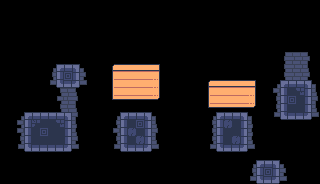

This is a level from a 2D game, rendered from its Tiled map with the project's own tilesets. A one-line summary and the map file follow, with tile-layer data summarised:
An orthogonal 40x23 tile map with 8x8 px tiles, 2 tile layers (Background, Base), 5 tilesets and 32 objects.

<map version="1.10" tiledversion="1.10.2" orientation="orthogonal" renderorder="right-down" width="40" height="23" tilewidth="8" tileheight="8" infinite="0" nextlayerid="4" nextobjectid="367">
 <tileset firstgid="1" source="../tileset.tsx" />
 <tileset firstgid="1025" source="../LevelEditor/big.tsx" />
 <tileset firstgid="1281" source="../LevelEditor/small.tsx" />
 <tileset firstgid="2305" source="../LevelEditor/wide.tsx" />
 <tileset firstgid="2817" source="../LevelEditor/ultrawide.tsx" />
 <layer id="3" name="Background" width="40" height="23">
  <data>[920 cells, 134 non-empty, 20 distinct tile ids]</data>
 </layer>
 <layer id="1" name="Base" width="40" height="23">
  <data>[920 cells, 108 non-empty, 13 distinct tile ids]</data>
 </layer>
 <objectgroup id="2" name="Objects">
  <object id="254" gid="1025" x="129.25" y="111.75" width="16" height="16">
   <properties>
    <property name="object" value="player" />
   </properties>
  </object>
  <object id="255" gid="1345" x="256" y="32.3333" width="8" height="8">
   <properties>
    <property name="object" value="signal_door" />
    <property name="signal" type="int" value="2" />
    <property name="state" value="standard" />
   </properties>
  </object>
  <object id="256" gid="1345" x="264" y="32.3333" width="8" height="8">
   <properties>
    <property name="object" value="signal_door" />
    <property name="signal" type="int" value="2" />
    <property name="state" value="standard" />
   </properties>
  </object>
  <object id="260" gid="1346" x="256" y="48.3333" width="8" height="8">
   <properties>
    <property name="object" value="signal_door" />
    <property name="signal" type="int" value="2" />
    <property name="state" value="reverse" />
   </properties>
  </object>
  <object id="261" gid="1346" x="264" y="48.3333" width="8" height="8">
   <properties>
    <property name="object" value="signal_door" />
    <property name="signal" type="int" value="2" />
    <property name="state" value="reverse" />
   </properties>
  </object>
  <object id="262" gid="1377" x="260.333" y="24" width="8" height="8">
   <properties>
    <property name="object" value="block" />
   </properties>
  </object>
  <object id="263" gid="2369" x="257" y="104" width="16" height="8">
   <properties>
    <property name="object" value="falling_platform" />
   </properties>
  </object>
  <object id="276" gid="1027" x="288" y="80" width="16" height="16">
   <properties>
    <property name="object" value="door" />
   </properties>
  </object>
  <object id="277" gid="1409" x="36.4769" y="24" width="8" height="8">
   <properties>
    <property name="object" value="key" />
   </properties>
  </object>
  <object id="296" x="115" y="89">
   <properties>
    <property name="height" type="int" value="1" />
    <property name="object" value="math_multi_row" />
    <property name="signals" value="2" />
    <property name="table" value="_+a=6" />
    <property name="width" type="int" value="10" />
   </properties>
   <point />
  </object>
  <object id="297" gid="1539" x="147.292" y="112.708" width="8" height="8">
   <properties>
    <property name="object" value="number" />
    <property name="value" type="int" value="2" />
   </properties>
  </object>
  <object id="307" gid="2337" x="32" y="112" width="16" height="8">
   <properties>
    <property name="object" value="button" />
    <property name="signal" type="int" value="2" />
   </properties>
  </object>
  <object id="308" x="114" y="81">
   <properties>
    <property name="height" type="int" value="1" />
    <property name="object" value="math_setter" />
    <property name="table" value="_" />
    <property name="variable" type="int" value="0" />
    <property name="width" type="int" value="10" />
   </properties>
   <point />
  </object>
  <object id="309" gid="1541" x="117.458" y="112.229" width="8" height="8">
   <properties>
    <property name="object" value="number" />
    <property name="value" type="int" value="4" />
   </properties>
  </object>
  <object id="313" x="114" y="73">
   <properties>
    <property name="height" type="int" value="1" />
    <property name="object" value="math_multi_row" />
    <property name="signals" value="1" />
    <property name="table" value="a+6=8" />
    <property name="width" type="int" value="10" />
   </properties>
   <point />
  </object>
  <object id="337" gid="1314" x="64" y="112" width="8" height="8">
   <properties>
    <property name="object" value="signal_door" />
    <property name="signal" type="int" value="1" />
    <property name="state" value="reverse" />
   </properties>
  </object>
  <object id="339" gid="1314" x="64" y="104" width="8" height="8">
   <properties>
    <property name="object" value="signal_door" />
    <property name="signal" type="int" value="1" />
    <property name="state" value="reverse" />
   </properties>
  </object>
  <object id="340" gid="1314" x="64" y="96" width="8" height="8">
   <properties>
    <property name="object" value="signal_door" />
    <property name="signal" type="int" value="1" />
    <property name="state" value="reverse" />
   </properties>
  </object>
  <object id="344" gid="1313" x="32" y="32" width="8" height="8">
   <properties>
    <property name="object" value="signal_door" />
    <property name="signal" type="int" value="1" />
    <property name="state" value="standard" />
   </properties>
  </object>
  <object id="346" gid="2339" x="192" y="144" width="16" height="8">
   <properties>
    <property name="max" type="int" value="-3" />
    <property name="min" type="int" value="0" />
    <property name="mode" value="vertical" />
    <property name="object" value="signal_platform" />
    <property name="signal" type="int" value="1" />
   </properties>
  </object>
  <object id="347" gid="1345" x="40" y="32" width="8" height="8">
   <properties>
    <property name="object" value="signal_door" />
    <property name="signal" type="int" value="2" />
    <property name="state" value="standard" />
   </properties>
  </object>
  <object id="350" gid="2369" x="74" y="123" width="16" height="8">
   <properties>
    <property name="object" value="falling_platform" />
   </properties>
  </object>
  <object id="352" gid="2339" x="160" y="144" width="16" height="8">
   <properties>
    <property name="max" type="int" value="-3" />
    <property name="min" type="int" value="0" />
    <property name="mode" value="vertical" />
    <property name="object" value="signal_platform" />
    <property name="signal" type="int" value="0" />
   </properties>
  </object>
  <object id="353" gid="2369" x="102" y="123" width="16" height="8">
   <properties>
    <property name="object" value="falling_platform" />
   </properties>
  </object>
  <object id="355" gid="2337" x="224" y="112" width="16" height="8">
   <properties>
    <property name="object" value="button" />
    <property name="signal" type="int" value="2" />
   </properties>
  </object>
  <object id="356" x="210" y="89">
   <properties>
    <property name="height" type="int" value="1" />
    <property name="object" value="math_multi_row" />
    <property name="signals" value="0" />
    <property name="table" value="_*a=8" />
    <property name="width" type="int" value="10" />
   </properties>
   <point />
  </object>
  <object id="357" gid="1411" x="260" y="88" width="8" height="8">
   <properties>
    <property name="object" value="coin" />
   </properties>
  </object>
  <object id="358" gid="1411" x="24" y="96" width="8" height="8">
   <properties>
    <property name="object" value="coin" />
   </properties>
  </object>
  <object id="362" gid="1028" x="128" y="112" width="16" height="16">
   <properties>
    <property name="object" value="spawn" />
   </properties>
  </object>
  </objectgroup>
</map>
<!-- 3 of 32 objects omitted -->
